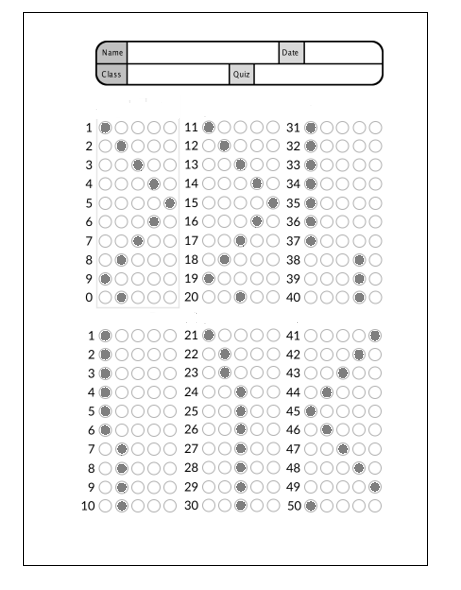
#> input picture omr.png, 461 x 590 px
$ jupyter execute --allow-errors module-1-notebook.ipynb   (shell and % lines are left out)
#> lines starting #> are read from the running program, lines starting #| are printed output that depends on the picture; after the words box and inside, x2 and y2 are one past the last pixel; in counts of white or black regions, pixels touching at a corner belong together
### crop_image.py
import numpy as np
import cv2
def order_points(pts):
	# initialzie a list of coordinates that will be ordered
	# such that the first entry in the list is the top-left,
	# the second entry is the top-right, the third is the
	# bottom-right, and the fourth is the bottom-left
	rect = np.zeros((4, 2), dtype = "float32")
	# the top-left point will have the smallest sum, whereas
	# the bottom-right point will have the largest sum
	s = pts.sum(axis = 1)
	rect[0] = pts[np.argmin(s)]
	rect[2] = pts[np.argmax(s)]
	# now, compute the difference between the points, the
	# top-right point will have the smallest difference,
	# whereas the bottom-left will have the largest difference
	diff = np.diff(pts, axis = 1)
	rect[1] = pts[np.argmin(diff)]
	rect[3] = pts[np.argmax(diff)]
	# return the ordered coordinates
	return rect

def four_point_transform(image, pts):
	# obtain a consistent order of the points and unpack them
	# individually
	rect = order_points(pts)
	(tl, tr, br, bl) = rect
	# compute the width of the new image, which will be the
	# maximum distance between bottom-right and bottom-left
	# x-coordiates or the top-right and top-left x-coordinates
	widthA = np.sqrt(((br[0] - bl[0]) ** 2) + ((br[1] - bl[1]) ** 2))
	widthB = np.sqrt(((tr[0] - tl[0]) ** 2) + ((tr[1] - tl[1]) ** 2))
	maxWidth = max(int(widthA), int(widthB))
	# compute the height of the new image, which will be the
	# maximum distance between the top-right and bottom-right
	# y-coordinates or the top-left and bottom-left y-coordinates
	heightA = np.sqrt(((tr[0] - br[0]) ** 2) + ((tr[1] - br[1]) ** 2))
	heightB = np.sqrt(((tl[0] - bl[0]) ** 2) + ((tl[1] - bl[1]) ** 2))
	maxHeight = max(int(heightA), int(heightB))
	# now that we have the dimensions of the new image, construct
	# the set of destination points to obtain a "birds eye view",
	# (i.e. top-down view) of the image, again specifying points
	# in the top-left, top-right, bottom-right, and bottom-left
	# order
	dst = np.array([
		[0, 0],
		[maxWidth - 1, 0],
		[maxWidth - 1, maxHeight - 1],
		[0, maxHeight - 1]], dtype = "float32")
	# compute the perspective transform matrix and then apply it
	M = cv2.getPerspectiveTransform(rect, dst)
	warped = cv2.warpPerspective(image, M, (maxWidth, maxHeight))
	# return the warped image
	return warped

### module-1-notebook.ipynb
[cell 1]
import cv2
import numpy as np
from matplotlib import pyplot as plt
from crop_image import *
import imutils
from imutils import contours as imcnts
import skimage.io as io
from skimage.exposure import histogram
from bubble_sheet_answer import *
from paper_extraction import *

[cell 2]
image = cv2.imread('omr.png')
#> image is the input picture: shape (590, 461, 3); min 0, max 255, mean 243.9
cv2.imshow('omr.png',image)
cv2.waitKey(0)

[cell 3]
gray_scale = cv2.cvtColor(image,cv2.COLOR_BGR2GRAY)
cv2.imshow('gray scale image.jpg',gray_scale)
cv2.waitKey(0)

[cell 4]
"""gaussian = cv2.GaussianBlur(image,(3,3),0)
cv2.imshow('image',gaussian)
cv2.waitKey(0)"""

[cell 5]
edged = cv2.Canny(gray_scale,50,200)
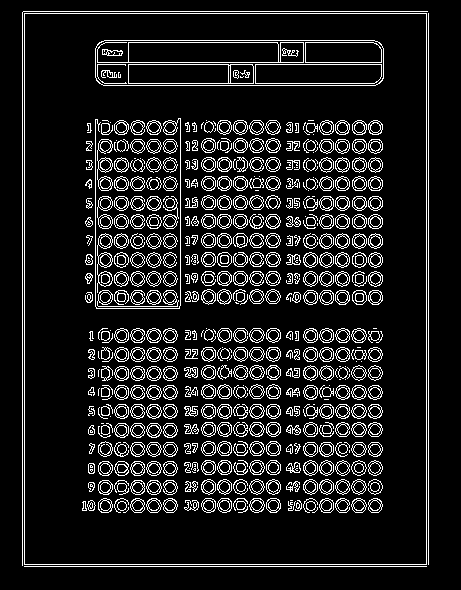
#> edged: shape (590, 461); 11.8% white in thin lines or dots, all inside (x1, y1, x2, y2) = (22, 11, 429, 567)
# cv2.imshow('edged.jpg',edged)
# cv2.waitKey(0)

[cell 6]
contours,_= cv2.findContours(edged,
    cv2.RETR_EXTERNAL, cv2.CHAIN_APPROX_NONE)
#> contours = 4 contours, 3 with area under 20; largest, box (x1, y1, x2, y2) and area: (24, 13, 427, 565) 221502

print("Number of Contours found = " + str(len(contours)))
#| Number of Contours found = 4

cv2.drawContours(image, contours, -1,(0,255,0), 3)

# cv2.imshow('Contours.jpg', image)
# cv2.waitKey(0)
image = cv2.imread('omr.png')

[cell 7]
#sorting all contours
if(len(contours)>0):
    contours=sorted(contours,key=cv2.contourArea,reverse=True)

[cell 8]
cv2.drawContours(image, contours, 0,(0,255,0), 3)
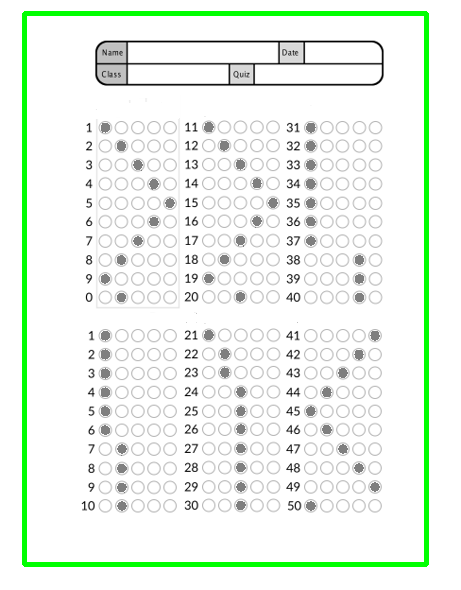
#> image: shape (590, 461, 3); mean B, G, R 236.8, 245.7, 236.8

# cv2.imshow('Contours3.jpg', image)
# cv2.waitKey(0)
image = cv2.imread('omr.png')

[cell 9]
paper_contour=None
for cnt in contours:
    peri = cv2.arcLength(cnt,True)
    print(peri)
    # to approximate the given shape to polygon (high value leads to underestimation and low value leads to overestimation)
    ratio=0.02
    approx=cv2.approxPolyDP(cnt,ratio*peri,True)
    cv2.drawContours(image, [approx], 0,(0,0,255), 3)
    print(len(approx))
    coordinates=approx.ravel()
    for i in range(0,len(coordinates),2):
        x=coordinates[i]
        y=coordinates[i+1]
        cv2.putText(image, "vertex"+str(i//2), (x, y),cv2.FONT_HERSHEY_COMPLEX, 0.5, (255, 0, 0))
    if(len(approx)==4):
        paper_contour=approx
        break
#> this loop made 1 pass
#> (peri, ratio, paper_contour) on pass 1: (1906, 0.02, [[24, 13], [24, 564], [426, 564], [426, 13]])
#> (printed output is left out)
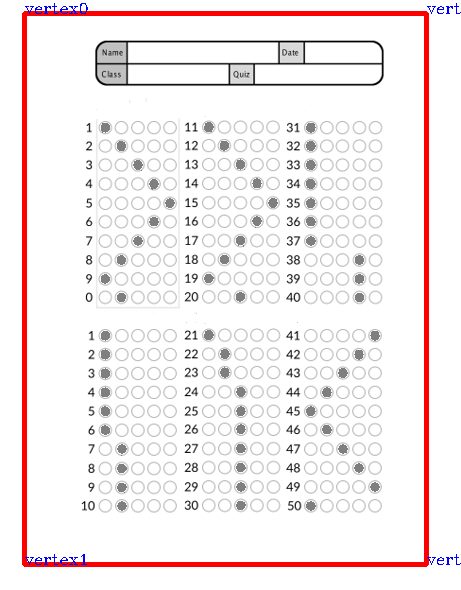
#> image: shape (590, 461, 3); 3.65% of pixels changed, all inside (x1, y1, x2, y2) = (22, 3, 461, 567)
# cv2.imshow('Contours2.jpg', image)
# cv2.waitKey(0)
image = cv2.imread('omr.png')

[cell 10]
print(paper_contour.shape)
#| (4, 1, 2)

[cell 11]
paper= four_point_transform(image, paper_contour.reshape(4, 2))
#> in order_points, `s = pts.sum(axis = 1)`: s = [37, 588, 990, 439]
#> in order_points, `diff = np.diff(pts, axis = 1)`: diff = [-11, 540, 138, -413]
#> in four_point_transform, `rect = order_points(pts)`: rect = [[24, 13], [426, 13], [426, 564], [24, 564]]
#> in four_point_transform, `(tl, tr, br, bl) = rect`: tl = [24, 13]; tr = [426, 13]; br = [426, 564]; bl = [24, 564]
#> in four_point_transform, `widthA = np.sqrt(((br[0] - bl[0]) ** 2) + ((br[1] - bl[1]) ** 2))`: widthA = 402
#> in four_point_transform, `heightA = np.sqrt(((tr[0] - br[0]) ** 2) + ((tr[1] - br[1]) ** 2))`: heightA = 551
#> in four_point_transform, `dst = np.array([ [0, 0], [maxWidth - 1, 0], [maxWidth - 1, maxHeight -..`: dst = [[0, 0], [401, 0], [401, 550], [0, 550]]
#> in four_point_transform, `M = cv2.getPerspectiveTransform(rect, dst)`: M = [[0.998, 2.9e-19, -23.94], [-4.17e-18, 0.998, -12.98], [-3.86e-19, -1.61e-20, 1]]
#> in four_point_transform, `warped = cv2.warpPerspective(image, M, (maxWidth, maxHeight))`:
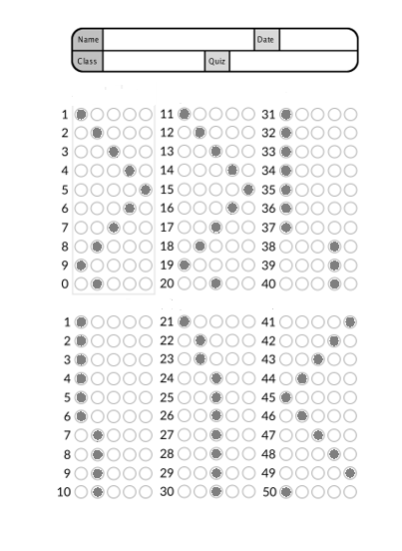
#> warped: shape (551, 402, 3); min 2, max 255, mean 243.6
cv2.imshow('paper', paper)
cv2.waitKey(0)
#> Out = 27

[cell 12]
gray_scale_paper= four_point_transform(gray_scale, paper_contour.reshape(4, 2))
gray_scale_paper= four_point_transform(gray_scale_paper, paper_contour.reshape(4, 2))
#> in four_point_transform (call 3), `warped = cv2.warpPerspective(image, M, (maxWidth, maxHeight))`:
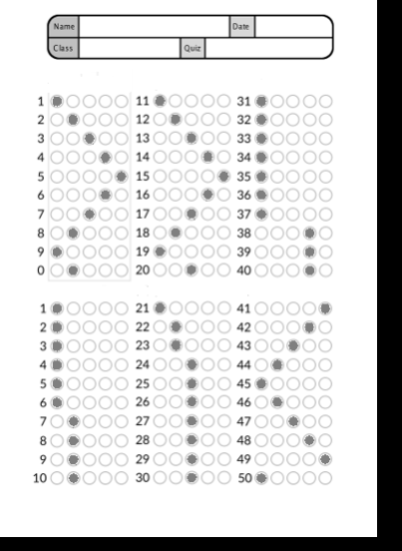
#> warped: shape (551, 402); min 0, max 255, mean 221.8
cv2.imshow('paper', gray_scale_paper)
cv2.waitKey(0)
#> Out = 27

[cell 13]
hist, bin_centers = histogram(gray_scale_paper,20)
#> hist = 256 values, max 131057 at index 255, min 0 at index 1, mean 865.2; bin_centers = 256 values from 0 to 255
print(bin_centers)
#| [  0   1   2   3   4   5   6   7   8   9  10  11  12  13  14  15  16  17
#|   18  19  20  21  22  23  24  25  26  27  28  29  30  31  32  33  34  35
#|   36  37  38  39  40  41  42  43  44  45  46  47  48  49  50  51  52  53
#|   54  55  56  57  58  59  60  61  62  63  64  65  66  67  68  69  70  71
#|   72  73  74  75  76  77  78  79  80  81  82  83  84  85  86  87  88  89
#|   90  91  92  93  94  95  96  97  98  99 100 101 102 103 104 105 106 107
#> (further printed lines are left out)
plt.figure()
plt.bar(bin_centers, hist, width=0.8, align='center')
plt.xlabel("graylevel")
plt.ylabel("frequency")
plt.show()
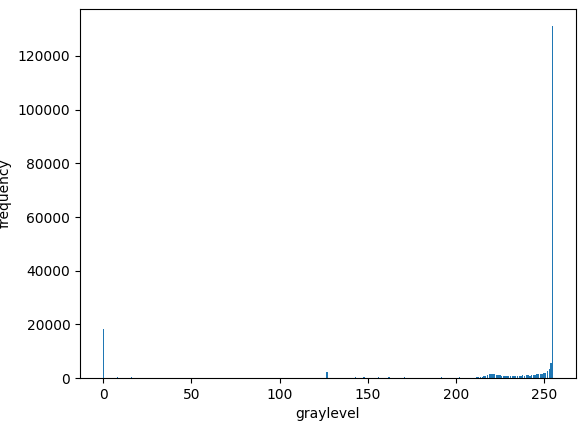
#> figure drawn by matplotlib, 1 panel; tallest bar 131057 high, from x = 254.6 to 255.4

[cell 14]
image = cv2.imread('omr.png')
cv2.imshow('omr.png',image)
cv2.waitKey(0)
#> (the rest of this cell did not finish here and is left out)

[cell 15]
_,thresholded=cv2.threshold(gray_scale_paper,230,255, cv2.THRESH_BINARY_INV | cv2.THRESH_OTSU)
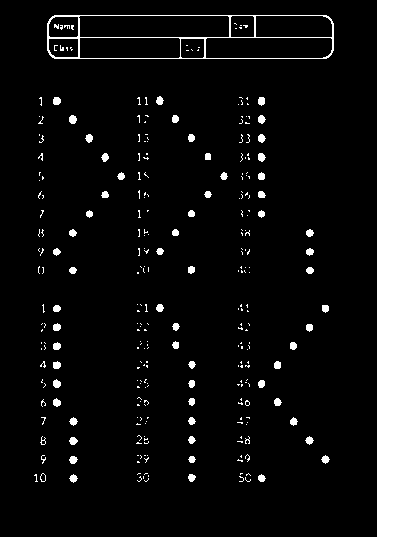
#> thresholded: shape (551, 402); 11.1% white; 294 white regions (230 under 20 px)
cv2.imshow('paper1', thresholded)
cv2.waitKey(0)
#> Out = 27

[cell 16]
# _,thresholded=cv2.threshold(gray_scale_paper,150,255, cv2.THRESH_BINARY_INV)
# cv2.imshow('paper2', thresholded)
# cv2.waitKey(0)

[cell 17]
pap_cnts,_=cv2.findContours(thresholded, cv2.RETR_EXTERNAL, cv2.CHAIN_APPROX_SIMPLE)
#> pap_cnts = 276 contours, 213 with area under 20; largest, box (x1, y1, x2, y2) and area: (0, 0, 402, 551) 18102, (47, 15, 334, 59) 12210, (69, 115, 77, 124) 45, (53, 97, 61, 105) 43, (53, 379, 61, 388) 42

[cell 18]
# [5 lines left out: function test_cnts, not called in this run]

[cell 19]
pre_question_cnts=[]
value=(15,50)
i=0
for cnt in pap_cnts:
    (x,y,w,h)=cv2.boundingRect(cnt)
    aspect_ratio=w/h
    if(w>=value[0] and w<=value[1] and h>=value[0] and h<=value[1] and aspect_ratio>=0.9 and aspect_ratio<=1.1):
        pre_question_cnts.append(cnt)
#> this loop made 276 passes
#> (x, y, w, h, aspect_ratio) on passes 1 to 3: (144, 478, 5, 4, 1.25), (245, 477, 6, 5, 1.2), (239, 476, 5, 6, 0.833)
#> after the loop, pre_question_cnts = []

[cell 20]
print(len(pre_question_cnts),len(pap_cnts))
#| 0 276

[cell 21]
if(len(pre_question_cnts)!=0):
    question_cnts,_=imcnts.sort_contours(pre_question_cnts,method='top-to-bottom')
    xs_set=set()
    i=0

    for cnt in question_cnts:
        (x,y,w,h)=cv2.boundingRect(cnt)
        if(all([ x-i not in xs_set and x+i not in xs_set for i in np.arange(0,5)])):
            xs_set.add(x)
    number_of_bubbles=len(xs_set)
    print(xs_set)
    print("number of bubbles : "+str(number_of_bubbles))
    xs=np.array(list(sorted(xs_set)))
    dist=np.append(xs[1:],xs[-1])-xs
    print("differences:" ,dist)
    distance_set=[]
    for diff in dist:
        if(len(distance_set)==0 or all([ diff-i != distance_set[-1] and diff+i != distance_set[-1] for i in np.arange(0,5)])):
            distance_set.append(diff)
    print(len(distance_set))
    distance_set.pop()
    print(distance_set)
    print(distance_set[1:4])
    #distance_set=[1,1]
    #print("print func",)
    number_of_columns=sum([x > distance_set[i] and x > distance_set[i+2] for i, x in enumerate(distance_set[1:-1])])+1
    number_of_choices=number_of_bubbles//number_of_columns
    print(number_of_choices,number_of_columns)

[cell 22]
tt=[i>2 for i in np.arange(1,5)]
print(all(tt))

[cell 23]
# [16 lines of commented-out code are left out]

#> (a cell that did not finish here is left out)

[cell 25]
#test_cnts(question_cnts)

[cell 26]
# _,thresholded=cv2.threshold(gray_scale_paper,150,255, cv2.THRESH_BINARY_INV)
# pap_cnts,_=cv2.findContours(thresholded, cv2.RETR_EXTERNAL, cv2.CHAIN_APPROX_SIMPLE)

[cell 27]
colors=[(255,0,0)
,(0,255,0)
,(0,0,255)
,(0,255,255)
,(255,255,0)
,(0,0,255)
,(0,255,255)
,(255,0,255)
,(192,192,192)
,(128,128,128)
,(128,0,0)
,(128,128,0)
,(0,128,0)
,(128,0,128)
,(0,128,128)
,(0,0,128),
       (255,215,0)]

[cell 28]
counter=0
qs=0
#> (the rest of this cell did not finish here and is left out)

#> (a cell that did not finish here is left out)

[cell 30]
# [17 lines left out: function show_images, not called in this run]

[cell 31]
print(contours)
#> (printed output is left out)

$ run again, with Five.png copied over omr.png
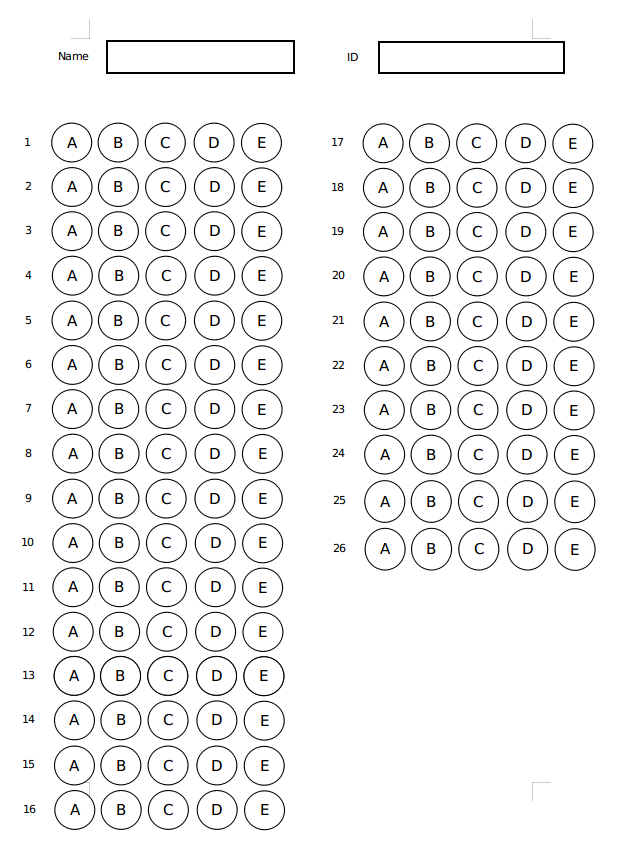
#> input picture Five.png, 620 x 843 px
#> image is the input picture: shape (843, 620, 3); mean B, G, R 242.9, 242.9, 242.9
#> `edged = cv2.Canny(gray_scale,50,200)`:
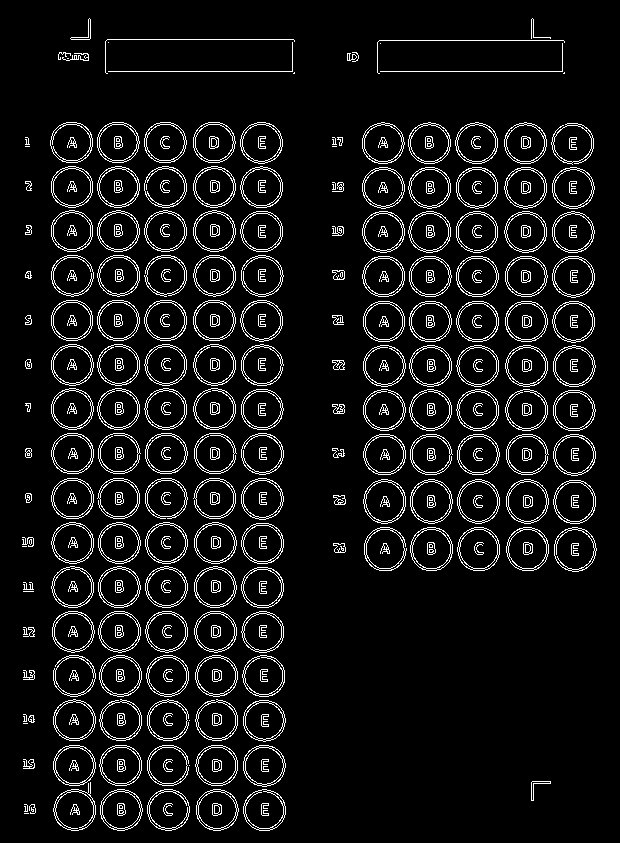
#> edged: shape (843, 620); 7.8% white in thin lines or dots, all inside (x1, y1, x2, y2) = (22, 18, 597, 831)
#> contours = 187 contours, 33 with area under 20; largest, box (x1, y1, x2, y2) and area: (363, 479, 406, 524) 1452, (410, 479, 453, 524) 1451, (554, 527, 597, 572) 1450, (553, 480, 596, 524) 1448, (506, 479, 549, 524) 1448
#| Number of Contours found = 187
#> the loop `for cnt in contours:` made 173 passes
#> (peri, paper_contour) on pass 173: (419.4, [[562, 43], [561, 71], [380, 71], [562, 71]])
#> (printed output is left out)
#| (4, 1, 2)
#> s = [605, 632, 451, 633]
#> diff = [-519, -490, -309, -491]
#> rect = [[380, 71], [562, 43], [562, 71], [380, 71]]
#> tl = [380, 71]; tr = [562, 43]; br = [562, 71]; bl = [380, 71]
#> widthA = 182
#> widthB = 184.1
#> maxWidth = 184
#> heightA = 28
#> heightB = 0
#> maxHeight = 28
#> dst = [[0, 0], [183, 0], [183, 27], [0, 27]]
#> M = [[0.00222, -0.0254, 0.961], [0.000327, 0.00212, -0.275], [1.21e-05, -0.000139, 0.00525]]
#> warped: shape (28, 184, 3); 99.5% white; black in thin lines or dots, all inside (x1, y1, x2, y2) = (183, 0, 184, 28)
#> `cv2.waitKey(0)`: Out = 27
#> warped: shape (28, 184); every value is 0
#> hist = [5152]; bin_centers = [0]
#| [0]
#> `plt.show()`:
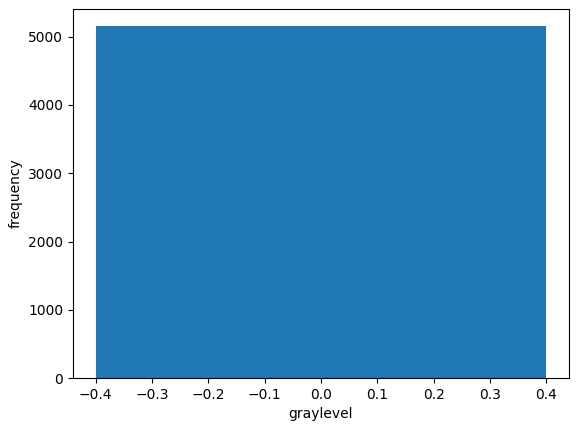
#> figure drawn by matplotlib, 1 panel
#> thresholded: shape (28, 184); every value is 255
#> `cv2.waitKey(0)`: Out = 27
#> pap_cnts = [[[0, 0], [0, 27], [183, 27], [183, 0]]]
#> the loop `for cnt in pap_cnts:` made 1 pass
#> (cnt, x, y, w, h, aspect_ratio) on pass 1: ([[0, 0], [0, 27], [183, 27], [183, 0]], 0, 0, 184, 28, 6.57)
#> after the loop `for cnt in pap_cnts:`: pre_question_cnts = []
#| 0 1
#> (printed output is left out)
